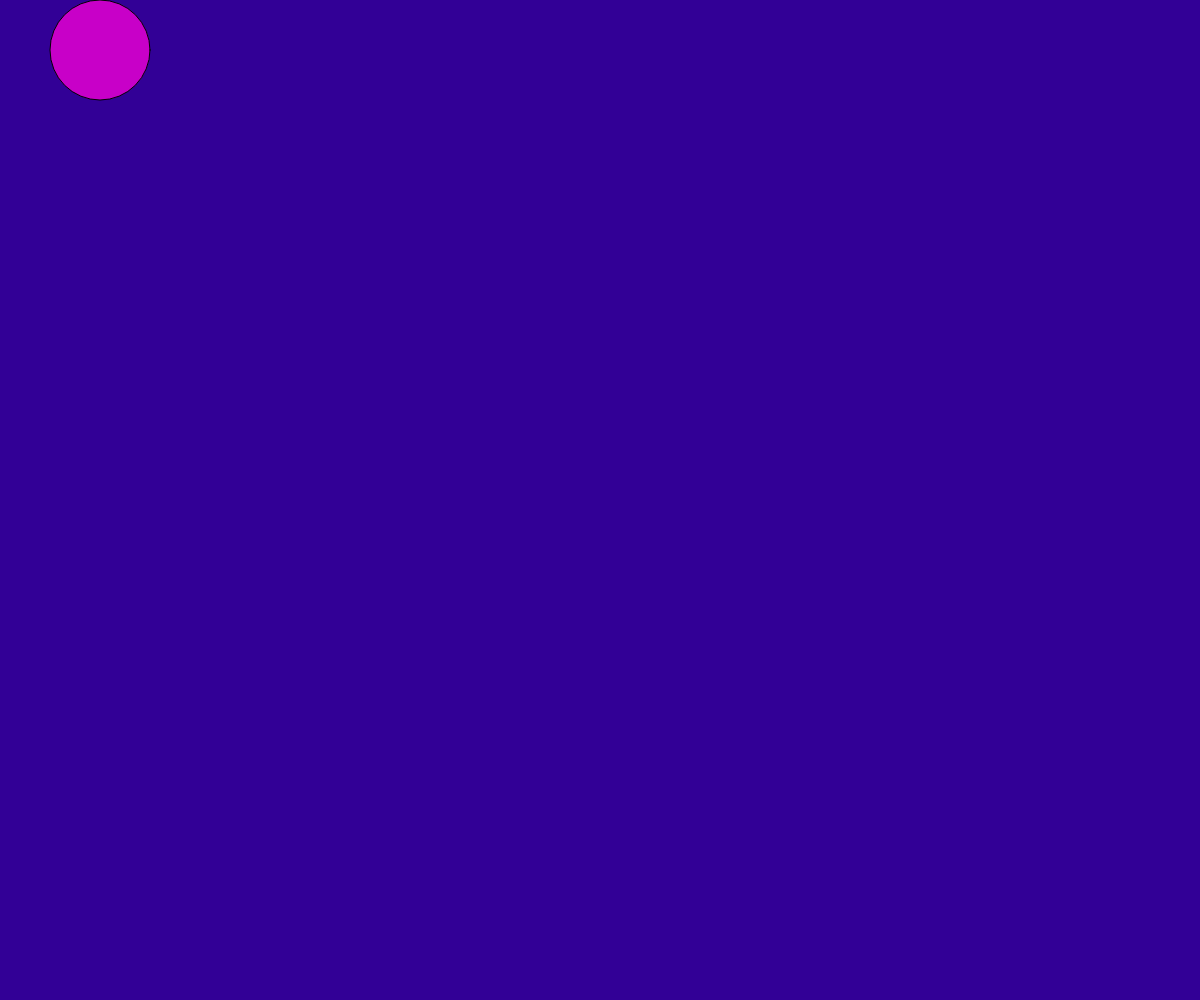
Frame 1 (no input)
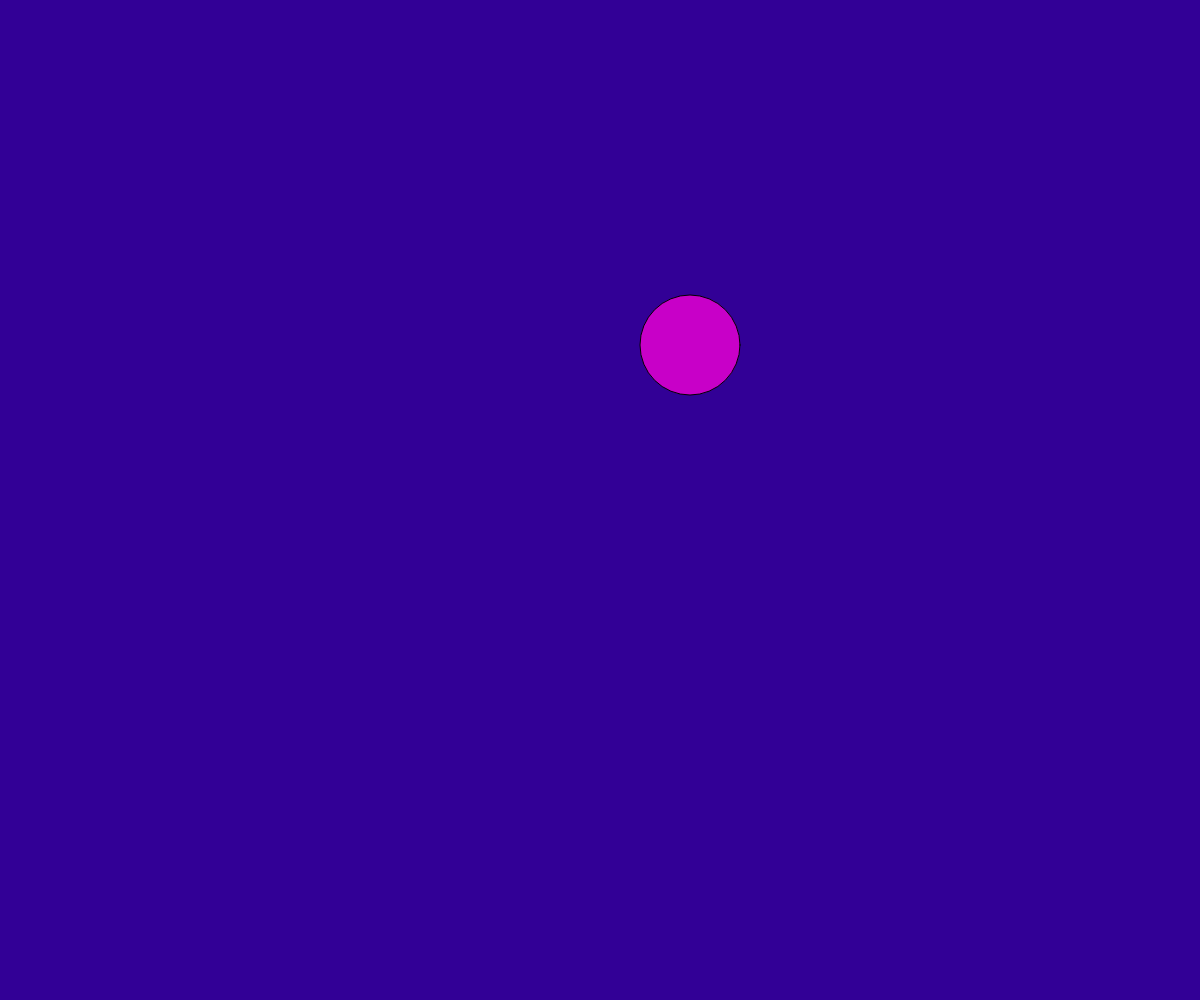
Frame 60 (no input)
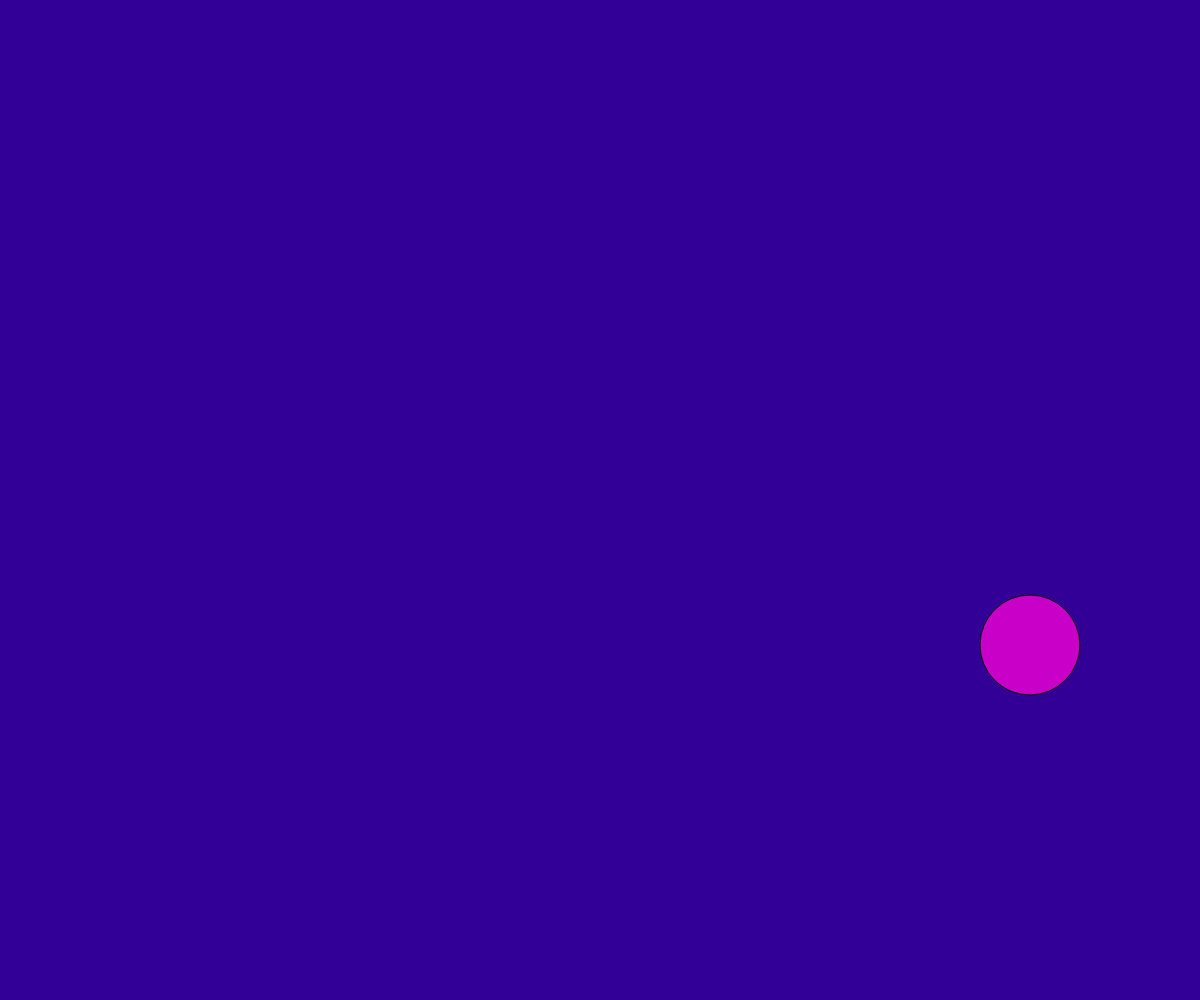
Frame 120 (the mouse pressed at the canvas centre since frame 60)

The p5.js sketch that drew these frames (run headless with seeded random() and noise() and a simulated clock; from frame 60 on, the mouse is pressed at the canvas centre):

// p5.js sketch
// ── sketch.js
let xloc = 100;
let yloc = 50;
let xspeed = 10;
let yspeed = 5;

let dia = 100;

function setup() {
createCanvas(windowWidth,windowHeight);

}

function draw() {
background(50,0,150);

fill(200,0,200);
circle(xloc,yloc,dia);

xloc = xloc + xspeed;
yloc = yloc + yspeed;

if(xloc > width - 50){
  xspeed = -xspeed;
}
if(xloc < 50){
  xspeed = -xspeed;
}
if (yloc > height -50){
  yspeed = -yspeed;
}

if (yloc < 50){
  yspeed = -yspeed;
}

if (mouseIsPressed & dist(mouseX,mouseY,xloc,yloc) < 100 ){
xloc = random(0,width);
yloc = random(0,height);
}

}
